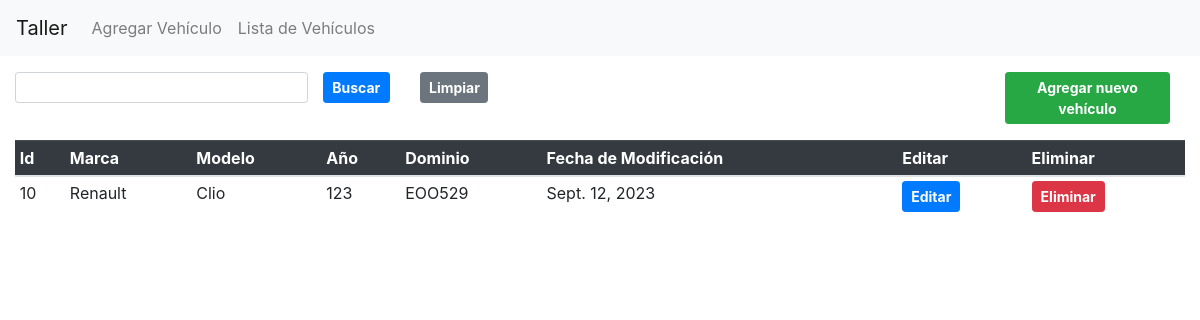
The page /vehiculos/lista_vehiculos/ on the database as committed earlier.
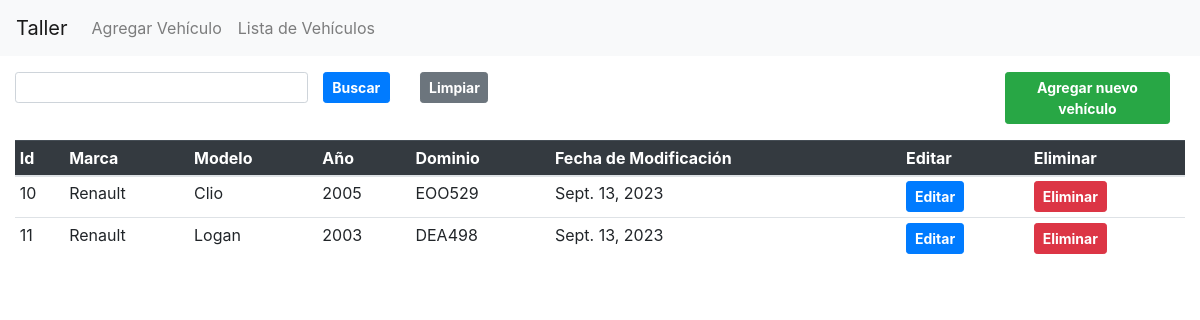
The same page on the database as committed later.
### vehiculos/models.py (models this page shows, shortened)
class Vehiculo(models.Model):
    marca = models.ForeignKey(Marca, on_delete=models.CASCADE)
    modelo = models.ForeignKey(Modelo, on_delete=models.CASCADE)
    anio = models.IntegerField()
    dominio = models.CharField(max_length=10)
    fecha_modificacion = models.DateField(auto_now=True)

class Marca(models.Model):
    nombre = models.CharField(max_length=100)
    def __str__(self):
        return self.nombre

class Modelo(models.Model):
    nombre = models.CharField(max_length=100)
    marca = models.ForeignKey(Marca, on_delete=models.CASCADE)
    def __str__(self):
        return f"{self.nombre}"

### vehiculos/views.py (the view)
# urls.py: path('lista_vehiculos/', views.lista_vehiculos, name='lista_vehiculos'),
def lista_vehiculos(request):
    if request.method == 'POST':
        vehiculos = Vehiculo.objects.all()
        form = BusquedaForm(request.POST)
        if form.is_valid():
            busqueda = form.cleaned_data['busqueda']
            if busqueda == "":
                vehiculos = Vehiculo.objects.all()
            else:
                vehiculos = Vehiculo.objects.filter(
                    Q(dominio__icontains=busqueda) |
                    Q(marca__nombre__icontains=busqueda) |
                    Q(modelo__nombre__icontains=busqueda)
                )
        else:
            busqueda = ""
            vehiculos = Vehiculo.objects.all()
    else:
        busqueda = ""
        vehiculos = Vehiculo.objects.all()
    return render(request, 'lista_vehiculos.html', {'vehiculos': vehiculos, "busqueda": busqueda})
    """ vehiculos = Vehiculo.objects.all()
    return render(request, 'lista_vehiculos.html', {'vehiculos': vehiculos}) """

### vehiculos/templates/lista_vehiculos.html (shortened to what this page needs)
{% extends 'base.html' %}
{% block content %}
        <form method="post" class="mb-3">
            <div class="row m-0 p-0">
                <div class="col-3 m-0 p-0">
                    <input type="text" class="form-control form-control-sm" aria-label="busqueda" aria-describedby="busqueda" name="busqueda" value="{{ busqueda }}"/>
                </div>
                <div class="col-1">
                    <button type="submit" class="btn btn-sm btn-primary w-100"><b>Buscar</b></button>
                </div>
                <div class="col-1">
                    <a href="{% url 'lista_vehiculos' %}" class="btn btn-secondary btn-sm w-100"><b>Limpiar</b></a>
                </div>
                <div class="col-5"></div>
                <div class="col-2">
                    <a href="{% url 'agregar_vehiculo' %}" class="btn btn-success btn-sm w-100"><b>Agregar nuevo vehículo</b></a>
                </div>
            </div>
        </form>
        <table class="table table-sm">
            <thead class="table-dark">
                <tr>
                    <th>Id</th>
                    <th>Marca</th>
                    <th>Modelo</th>
                    <th>Año</th>
                    <th>Dominio</th>
                    <th>Fecha de Modificación</th>
                    <th>Editar</th>
                    <th>Eliminar</th>
                </tr>
            </thead>
            <tbody>
                {% for vehiculo in vehiculos %}
                <tr>
                    <td>{{ vehiculo.id }}</td>
                    <td >{{ vehiculo.marca }}</td>
                    <td>{{ vehiculo.modelo }}</td>
                    <td>{{ vehiculo.anio }}</td>
                    <td>{{ vehiculo.dominio }}</td>
                    <td>{{ vehiculo.fecha_modificacion }}</td>
                    <td>
                        <a href="{% url 'editar_vehiculo' vehiculo.id %}" class="btn btn-sm btn-primary font-weight-bold">Editar</a>
                    </td>
                    <td>
                        <a href="{% url 'eliminar_vehiculo' vehiculo.id %}" class="btn btn-sm btn-danger font-weight-bold">Eliminar</a>
                    </td>
                </tr>
                {% endfor %}
            </tbody>
        </table>
{% endblock %}

Rows that differ between the two databases and show on the page:
changed Vehiculo "EOO529": anio "123" → "2005"; fecha_modificacion "Sept. 12, 2023" → "Sept. 13, 2023"
added Vehiculo: id "11", marca "Renault", modelo "Logan", anio "2003", dominio "DEA498", fecha_modificacion "Sept. 13, 2023"
